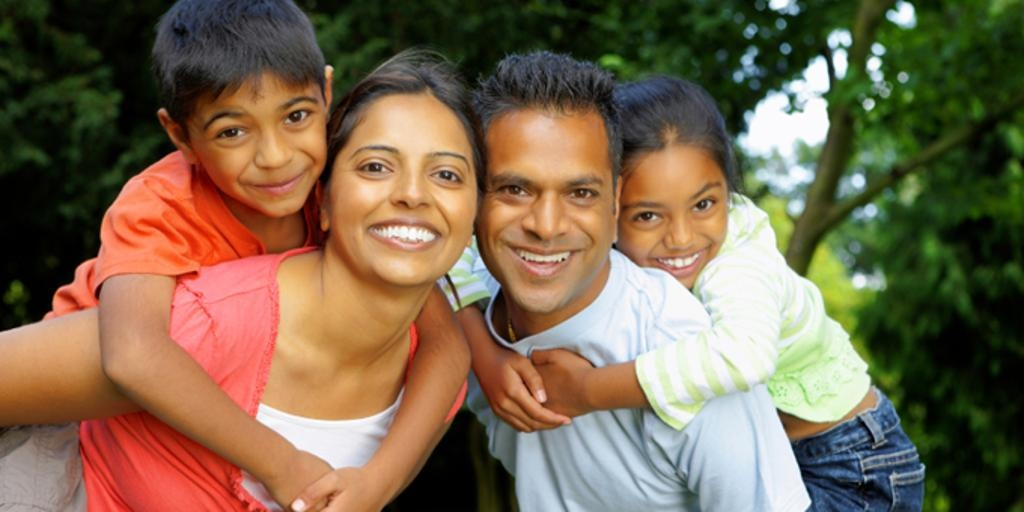
#> input picture test/people.jpg, 1024 x 512 px
$ python create_raw.py --dest out.png --img_folder ../../test   (older library calls are emulated)
#> lines starting #> are read from the running program, lines starting #| are printed output that depends on the picture
#
# Copyright (c) 2016,2018-2019 Qualcomm Technologies, Inc.
# All Rights Reserved.
# Confidential and Proprietary - Qualcomm Technologies, Inc.
#

#任意尺寸的RGB图片转raw格式

import argparse
import numpy as np
import os

from PIL import Image, ImageOps


RESIZE_METHOD_ANTIALIAS = "antialias"
RESIZE_METHOD_BILINEAR  = "bilinear"

# [55 lines left out: functions __get_img_raw, __create_mean_raw, __create_raw_incv3, not called in this run]

def __resize_square_to_jpg(src, dst, width, height, resize_type):
#> called with src = 'test/people.jpg', dst = 'benckmark/yolov5s/out.png/people.jpg', width = 299, height = 299, resize_type = 'bilinear'
    src_img = Image.open(src)
#> src_img is the input picture: PIL image 1024x512 RGB; mean R, G, B 122.7, 103.2, 78.6
    # If black and white image, convert to rgb (all 3 channels the same)
    if len(np.shape(src_img)) == 2: src_img = src_img.convert(mode = 'RGB')

    w, h = src_img.size
#> w = 1024; h = 512
    rho = min(width / w, height / h)
#> rho = 0.292
    w, h = int(w * rho), int(h * rho)
#> w = 299; h = 149
    if resize_type == RESIZE_METHOD_BILINEAR :
        dst_img = src_img.resize((w, h), Image.BILINEAR)
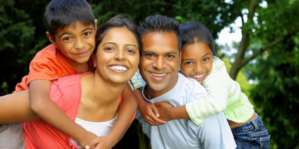
#> dst_img: PIL image 299x149 RGB; mean R, G, B 122.7, 103.2, 78.6
    else :
        dst_img = src_img.resize((w, h), Image.ANTIALIAS)

    # save output - save determined from file extension
    left_pad, top_pad, right_pad, bottom_pad = 0, 0, 0, 0

    if w == width:
        top_pad = (height - h)
#> top_pad = 150
    else:
        left_pad = (width - w)

    padding = (left_pad, top_pad, right_pad, bottom_pad)
#> padding = (0, 150, 0, 0)
    dst_img = ImageOps.expand(dst_img, padding)
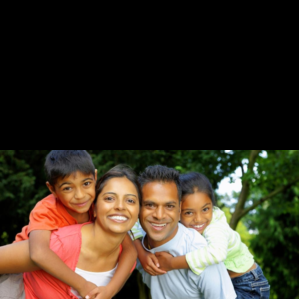
#> dst_img: PIL image 299x299 RGB; mean R, G, B 61.1, 51.4, 39.2
    dst_img.save(dst)
    return 0

def convert_img(src,dest,width, height,resize_type):
    print("Converting images for inception v3 network.")

    print("Scaling to square: " + src)
    for root,dirs,files in os.walk(src):
        for jpgs in files:
            src_image=os.path.join(root, jpgs)
            if('.jpg' in src_image):
                print(src_image)
                dest_image = os.path.join(dest, jpgs)
                __resize_square_to_jpg(src_image,dest_image,width, height,resize_type)

    print("Image mean: " + dest)
    for root,dirs,files in os.walk(dest):
        for jpgs in files:
            src_image=os.path.join(root, jpgs)
            if('.jpg' in src_image):
                print(src_image)
                mean_rgb=(128,128,128)
                __create_raw_incv3(src_image,mean_rgb,128,False,False)


def main():
    parser = argparse.ArgumentParser(description="Batch convert jpgs",formatter_class=argparse.ArgumentDefaultsHelpFormatter)
    parser.add_argument('-d', '--dest',type=str, required=True)
    parser.add_argument('-g:','--height',type=int, default=299)
    parser.add_argument('-w','--width',type=int, default=299)
    parser.add_argument('-i','--img_folder',type=str, required=True)
    parser.add_argument('-r','--resize_type',type=str, default=RESIZE_METHOD_BILINEAR,
                        help='Select image resize type antialias or bilinear. Image resize type should match '
                             'resize type used on images with which model was trained, otherwise there may be impact '
                             'on model accuracy measurement.')

    args = parser.parse_args()

    height = args.height
    width = args.width
    src = os.path.abspath(args.img_folder)
    dest = os.path.abspath(args.dest)
    resize_type = args.resize_type

    assert resize_type == RESIZE_METHOD_BILINEAR or resize_type == RESIZE_METHOD_ANTIALIAS, \
           "Image resize method should be antialias or bilinear"

    convert_img(src,dest,width, height,resize_type)

if __name__ == '__main__':
    exit(main())
#> (the program exits here)
